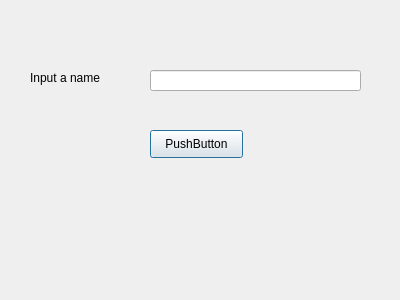
<?xml version="1.0" encoding="UTF-8"?>
<ui version="4.0">
 <class>Dialog</class>
 <widget class="QDialog" name="Dialog">
  <property name="geometry">
   <rect>
    <x>0</x>
    <y>0</y>
    <width>400</width>
    <height>300</height>
   </rect>
  </property>
  <property name="windowTitle">
   <string>Dialog</string>
  </property>
  <widget class="QPushButton" name="pushButton">
   <property name="geometry">
    <rect>
     <x>150</x>
     <y>130</y>
     <width>93</width>
     <height>28</height>
    </rect>
   </property>
   <property name="text">
    <string>PushButton</string>
   </property>
  </widget>
  <widget class="QLabel" name="labelResp">
   <property name="geometry">
    <rect>
     <x>50</x>
     <y>220</y>
     <width>301</width>
     <height>16</height>
    </rect>
   </property>
   <property name="text">
    <string/>
   </property>
  </widget>
  <widget class="QLabel" name="label_2">
   <property name="geometry">
    <rect>
     <x>30</x>
     <y>70</y>
     <width>96</width>
     <height>15</height>
    </rect>
   </property>
   <property name="text">
    <string>Input a name</string>
   </property>
  </widget>
  <widget class="QLineEdit" name="lineEdit">
   <property name="geometry">
    <rect>
     <x>150</x>
     <y>70</y>
     <width>211</width>
     <height>21</height>
    </rect>
   </property>
  </widget>
 </widget>
 <resources/>
 <connections/>
</ui>
